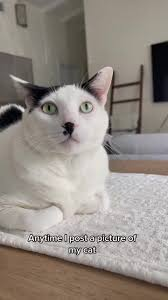
#> input picture labwork2/cat.jpeg, 168 x 300 px, found by its file name
$ python negative.py
#> lines starting #> are read from the running program, lines starting #| are printed output that depends on the picture
import cv2

image = cv2.imread("cat.jpeg")
#> image is the input picture: shape (300, 168, 3); mean B, G, R 131.8, 138.7, 146.7
#Receive a 3D NumPy array: 3D = rows + columns; 2D = each row; 1D = 1 vector of 3 values (G, B, R)

print(image.shape, type(image.shape)) #Size and depth of each pixel (3 means B,G,R)
#| (300, 168, 3) <class 'tuple'>
print(image)
#> (printed output is left out)
print(type(image))
#| <class 'numpy.ndarray'>

#convert to grayscale image
def preprocessing(image):
    print("start gray...")
    for i in range(image.shape[0]):
        for j in range(image.shape[1]):
            pixel = image[i][j]
            gray = (int(pixel[0]) + int(pixel[1]) + int(pixel[2])) / 3
            pixel[0] = pixel[1] = pixel[2] = gray
    print("finish gray.")

preprocessing(image)
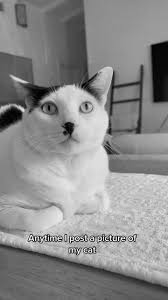
#> image: shape (300, 168, 3); min 0, max 254, mean 138.8

cv2.imwrite("gray.jpg", image)
print("saved gray")

def negative(r):
    return 255-r

for i in range(image.shape[0]):
    for j in range(image.shape[1]):
        pixel = image[i][j]
        s = negative(pixel[0])
        pixel[0] = s
        pixel[1] = s
        pixel[2] = s

cv2.imwrite("negative.jpg", image)
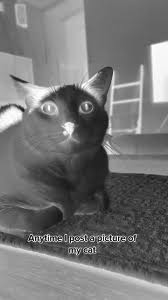
#> saved as negative.jpg: shape (300, 168, 3); min 1, max 255, mean 116.2
print("saved negative")
